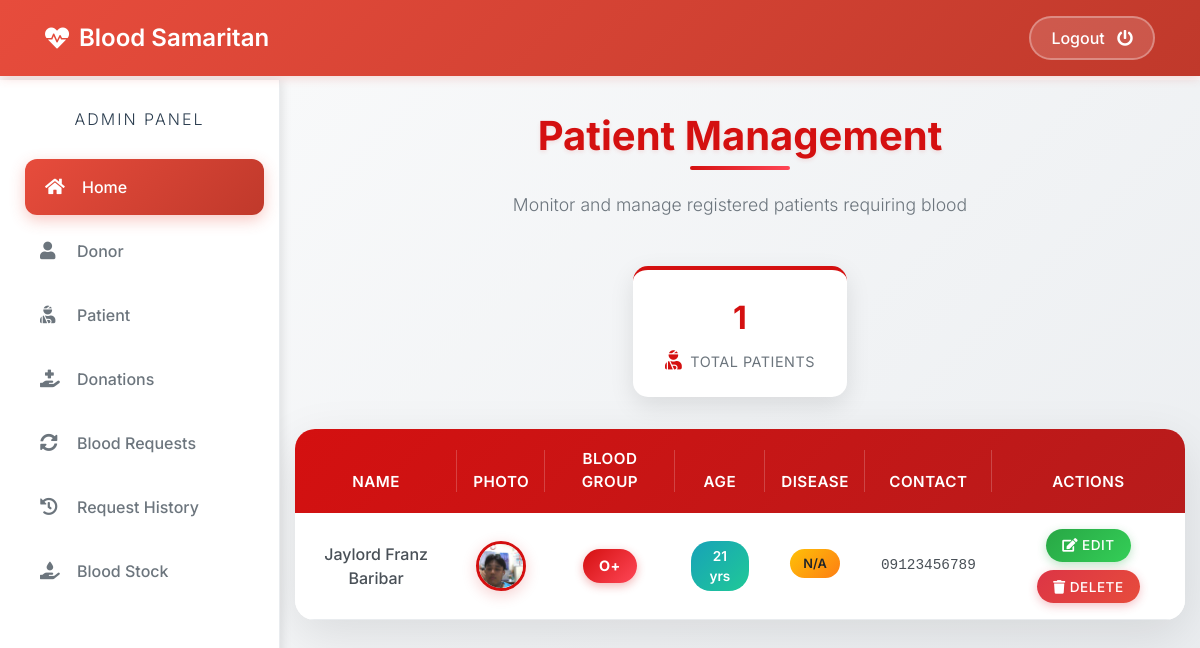
/admin-patient (signed in), run on an earlier commit of the app's database.
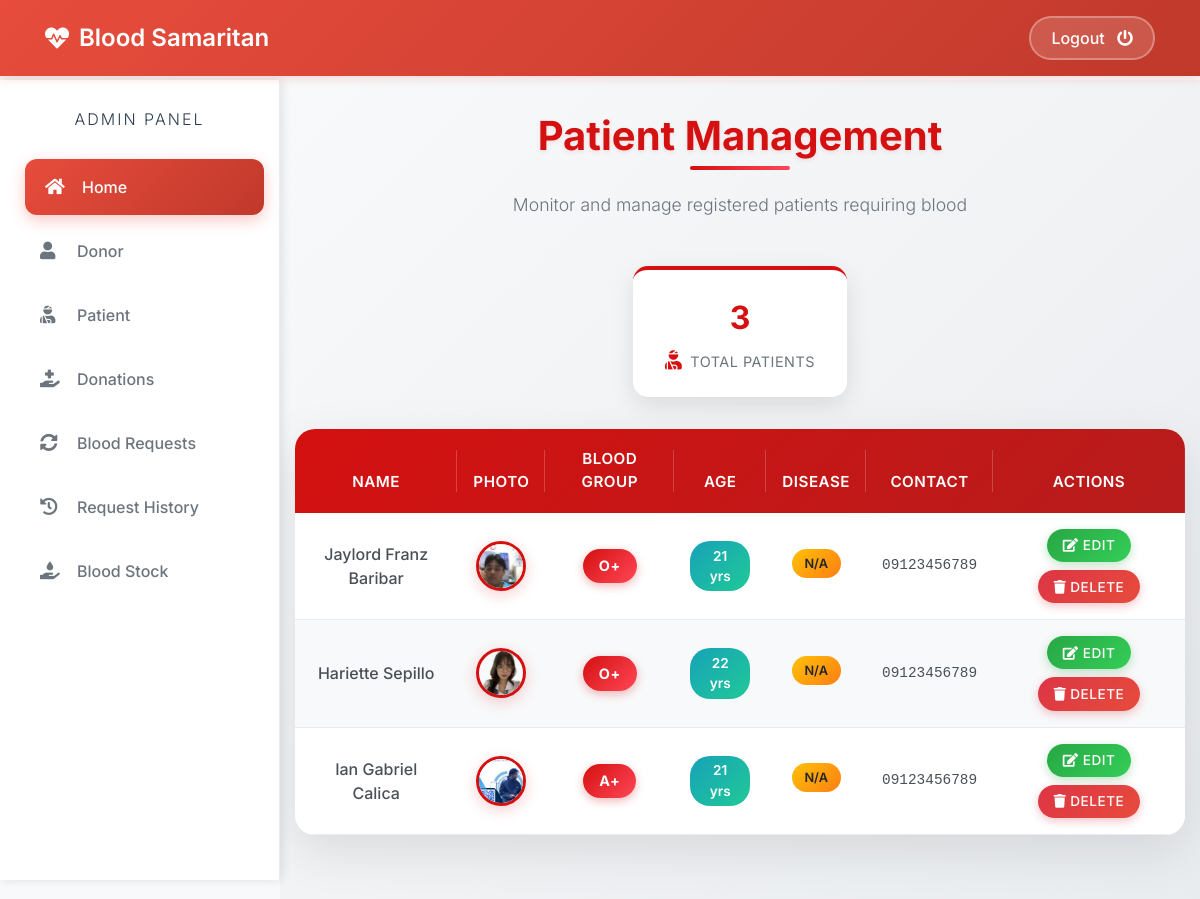
And on a later commit of the database.
### patient/models.py (models this page shows, shortened)
class Patient(models.Model):
    user=models.OneToOneField(User,on_delete=models.CASCADE)
    profile_pic= models.ImageField(upload_to='profile_pic/Patient/',null=True,blank=True)
    age=models.PositiveIntegerField()
    bloodgroup=models.CharField(max_length=10)
    disease=models.CharField(max_length=100)
    doctorname=models.CharField(max_length=50)
    address = models.CharField(max_length=40)
    mobile = models.CharField(max_length=20,null=False)
    @property
    def get_name(self):
        return self.user.first_name+" "+self.user.last_name

### blood/views.py (the view)
# urls.py: path('admin-patient', views.admin_patient_view,name='admin-patient'),
@login_required(login_url='adminlogin')
def admin_patient_view(request):
    patients=pmodels.Patient.objects.all()
    return render(request,'blood/admin_patient.html',{'patients':patients})

### templates/blood/admin_patient.html (shortened to what this page needs)
{% extends 'blood/adminbase.html' %}
{% block content %}
{% load widget_tweaks %}
{%load static%}
<div class="patient-container">
    <div class="container">
        <h1 class="page-title">Patient Management</h1>
        <p class="page-subtitle">Monitor and manage registered patients requiring blood</p>
        <div class="patient-stats">
            <div class="stat-card">
                <div class="stat-number">{{ patients|length }}</div>
                <div class="stat-label">
                    <i class="fas fa-user-injured stat-icon"></i>Total Patients
                </div>
            </div>
        </div>
        {% if patients %}
        <div class="table-container">
            <table class="table patient-table">
                <thead>
                    <tr>
                        <th scope="col">Name</th>
                        <th scope="col">Photo</th>
                        <th scope="col">Blood Group</th>
                        <th scope="col">Age</th>
                        <th scope="col">Disease</th>
                        <th scope="col">Contact</th>
                        <th scope="col">Actions</th>
                    </tr>
                </thead>
                <tbody>
                    {% for t in patients %}
                    <tr>
                        <td class="patient-name">{{t.get_name}}</td>
                        <td style="position: relative;">
                            <img src="{% static t.profile_pic.url %}"
                                 alt="Profile Pic"
                                 class="profile-pic" />
                        </td>
                        <td>
                            <span class="blood-group-badge">{{t.bloodgroup}}</span>
                        </td>
                        <td>
                            <span class="age-badge">{{t.age}} yrs</span>
                        </td>
                        <td>
                            <span class="disease-tag" title="{{t.disease}}">{{t.disease}}</span>
                        </td>
                        <td class="patient-contact">{{t.mobile}}</td>
                        <td>
                            <div class="action-buttons">
                                <a href="{% url 'update-patient' t.id %}" class="btn-edit">
                                    <i class="fas fa-edit"></i> Edit
                                </a>
                                <a href="{% url 'delete-patient' t.id %}" class="btn-delete">
                                    <i class="fas fa-trash"></i> Delete
                                </a>
                            </div>
                        </td>
                    </tr>
                    {% endfor %}
                </tbody>
            </table>
        </div>
        {% endif %}
    </div>
</div>
{% endblock content %}

### templates/blood/adminbase.html (shortened to what this page needs)
<!DOCTYPE html>
<html lang="en">
<head>
    <link rel="stylesheet" href="https://maxcdn.bootstrapcdn.com/bootstrap/4.0.0/css/bootstrap.min.css">
    <link rel="stylesheet" href="https://cdnjs.cloudflare.com/ajax/libs/font-awesome/5.14.0/css/all.css">
</head>
<body>
    <nav class="navbar navbar-expand-lg fixed-top">
        <div class="container">
            <a class="navbar-brand" href="/">
                <i class="fa fa-heartbeat"></i>
                Blood Samaritan
            </a>
            <div class="navbar-collapse collapse w-100 order-3 dual-collapse2">
                <ul class="navbar-nav ml-auto">
                    <li class="nav-item">
                        <form action="{% url 'logout' %}" method="post" id="logout-form" style="display: inline;">
                            <button type="submit" class="btn logout-btn">
                                Logout <i class="fas fa-power-off"></i>
                            </button>
                        </form>
                    </li>
                </ul>
            </div>
        </div>
    </nav>
    <div style="margin-top: 80px;">
        <div class="wrapper">
            <div class="sidebar">
                <h2>Admin Panel</h2>
                <ul>
                    <li class="active"><a href="/"><i class="fas fa-home"></i>Home</a></li>
                    <li><a href="/admin-donor"><i class="fas fa-user"></i>Donor</a></li>
                    <li><a href="/admin-patient"><i class="fas fa-user-injured"></i>Patient</a></li>
                    <li><a href="/admin-donation"><i class="fas fa-hand-holding-medical"></i>Donations</a></li>
                    <li><a href="/admin-request"><i class="fas fa-sync-alt"></i>Blood Requests</a></li>
                    <li><a href="/admin-request-history"><i class="fas fa-history"></i>Request History</a></li>
                    <li><a href="/admin-blood"><i class="fas fa-hand-holding-water"></i>Blood Stock</a></li>
                </ul>
            </div>
            <div class="main_content">
                {% block content %}{% endblock content %}
            </div>
        </div>
    </div>
</body>
</html>

### templates/blood/adminbase.html (style rules this page uses)
* { margin: 0; padding: 0; box-sizing: border-box; list-style: none; text-decoration: none; font-family: 'Inter', sans-serif; }
body { background: #f8f9fa; min-height: 100vh; }
.navbar { background: linear-gradient(135deg, #e74c3c 0%, #c0392b 100%) !important; padding: 15px 0; box-shadow: 0 2px 10px rgba(231, 76, 60, 0.2); }
.navbar-brand { font-weight: 600; font-size: 1.5rem; color: white !important; display: flex; align-items: center; }
.navbar-brand i { margin-right: 10px; animation: heartbeat 2s ease-in-out infinite; }
.wrapper { display: flex; position: relative; }
.wrapper .sidebar { width: 280px; height: 100vh; background: white; padding: 30px 0px; position: fixed; box-shadow: 2px 0 10px rgba(0, 0, 0, 0.1); border-right: 1px solid #e9ecef; }
.wrapper .sidebar h2 { color: #2c3e50; text-transform: uppercase; text-align: center; margin-bottom: 30px; font-weight: 300; letter-spacing: 2px; font-size: 1rem; }
.wrapper .sidebar ul li { margin: 8px 20px; border-radius: 12px; transition: all 0.3s ease; }
.wrapper .sidebar ul li a { color: #6c757d; display: block; padding: 16px 20px; border-radius: 12px; transition: all 0.3s ease; font-weight: 500; text-decoration: none; }
.wrapper .sidebar ul li a .fas { width: 25px; margin-right: 12px; font-size: 1.1rem; }
.wrapper .sidebar ul li:hover, .wrapper .sidebar ul li.active { background: linear-gradient(135deg, #e74c3c 0%, #c0392b 100%); transform: translateX(5px); box-shadow: 0 5px 15px rgba(231, 76, 60, 0.3); }
.wrapper .sidebar ul li:hover a, .wrapper .sidebar ul li.active a { color: white; }
.wrapper .main_content { width: 100%; margin-left: 280px; min-height: 100vh; background: #f8f9fa; }
.logout-btn { background: rgba(255, 255, 255, 0.15) !important; border: 2px solid rgba(255, 255, 255, 0.3) !important; border-radius: 25px !important; padding: 8px 20px !important; transition: all 0.3s ease !important; color: white !important; font-weight: 500; }
.fa-power-off { margin-left: 8px; }

What changed in the data, as far as the page shows it:
added Patient: get_name "Hariette Sepillo", profile_pic (picture), bloodgroup "O+", age "22", disease "N/A", mobile "09123456789"
added Patient: get_name "Ian Gabriel Calica", profile_pic (picture), bloodgroup "A+", age "21", disease "N/A", mobile "09123456789"
Also different on the page:
{{ patients|length }}: "1" → "3"
